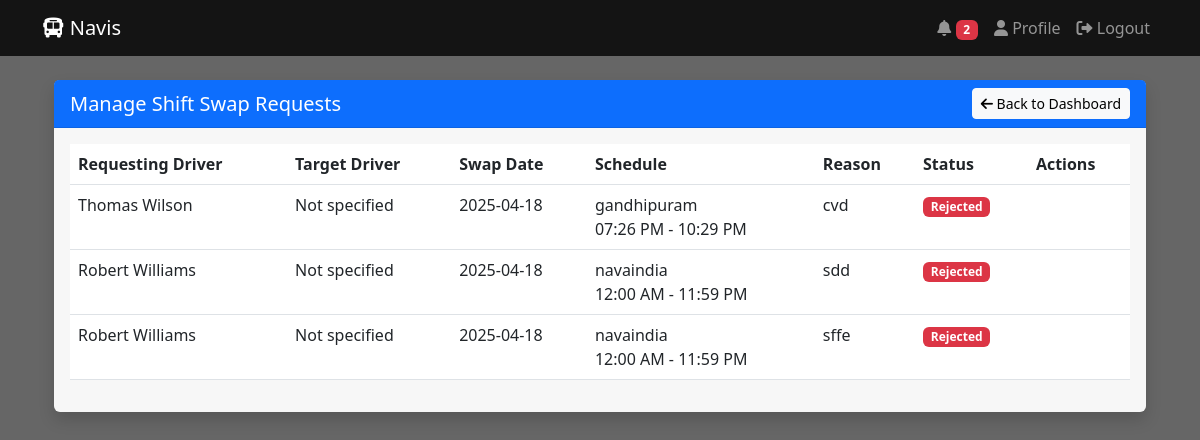
Screenshot of /manage-shift-swaps (signed in) with the database file from the repository.
### app.py (models this page shows)
class User(UserMixin, db.Model):
    id = db.Column(db.Integer, primary_key=True)
    username = db.Column(db.String(150), unique=True, nullable=False)
    password = db.Column(db.String(200), nullable=False)
    role = db.Column(db.String(20), nullable=False)  # admin or driver
    full_name = db.Column(db.String(200), nullable=False)
    email = db.Column(db.String(200), nullable=False)
    phone = db.Column(db.String(20), nullable=False)
    address = db.Column(db.Text)
    join_date = db.Column(db.DateTime, default=datetime.utcnow)
    last_login = db.Column(db.DateTime)
    is_active = db.Column(db.Boolean, default=True)
    profile_pic = db.Column(db.String(255))
    emergency_contact = db.Column(db.String(200))
    license_number = db.Column(db.String(100))
    license_expiry = db.Column(db.Date)

class Schedule(db.Model):
    id = db.Column(db.Integer, primary_key=True)
    date = db.Column(db.Date, nullable=False)
    start_time = db.Column(db.DateTime, nullable=False)
    end_time = db.Column(db.DateTime, nullable=False)
    route = db.Column(db.String(100), nullable=False)
    bus_number = db.Column(db.String(20), nullable=False)
    capacity = db.Column(db.Integer, nullable=False)
    assigned_driver = db.Column(db.String(150), db.ForeignKey('user.username'))
    is_peak_hour = db.Column(db.Boolean, default=False)
    schedule_type = db.Column(db.String(20), default='regular')
    created_by = db.Column(db.String(150), db.ForeignKey('user.username'))
    created_at = db.Column(db.DateTime, default=datetime.utcnow)
    last_modified = db.Column(db.DateTime, default=datetime.utcnow)
    status = db.Column(db.String(20), default='pending')  # pending, assigned, acknowledged, completed
    driver_acknowledged = db.Column(db.Boolean, default=False)
    acknowledgment_time = db.Column(db.DateTime)

class ShiftSwap(db.Model):
    id = db.Column(db.Integer, primary_key=True)
    requesting_driver = db.Column(db.String(150), db.ForeignKey('user.username'), nullable=False)
    target_driver = db.Column(db.String(150), db.ForeignKey('user.username'), nullable=True)
    schedule_id = db.Column(db.Integer, db.ForeignKey('schedule.id'), nullable=False)
    reason = db.Column(db.Text, nullable=False)
    status = db.Column(db.String(20), default='pending')  # pending, approved, rejected
    created_at = db.Column(db.DateTime, default=datetime.utcnow)
    admin_response = db.Column(db.Text)
    response_time = db.Column(db.DateTime)

### app.py (the view)
@app.route('/manage-shift-swaps')
@login_required
def manage_shift_swaps():
    if current_user.role != 'admin':
        flash('Access denied!', 'danger')
        return redirect(url_for('driver_dashboard'))
    swap_requests = ShiftSwap.query.order_by(ShiftSwap.created_at.desc()).all()
    swap_details = []
    for request in swap_requests:
        schedule = Schedule.query.get(request.schedule_id)
        requesting_driver = User.query.filter_by(username=request.requesting_driver).first()
        target_driver = User.query.filter_by(username=request.target_driver).first() if request.target_driver else None
        swap_details.append({
            'request': request,
            'schedule': schedule,
            'requesting_driver_rel': requesting_driver,
            'target_driver_rel': target_driver
        })
    return render_template('manage_shift_swaps.html',
                         swap_requests=swap_details)

### app.py (called while the page is built)
@login_manager.user_loader
def load_user(user_id):
    return User.query.get(int(user_id))

@app.context_processor
def inject_user():
    return dict(current_user=current_user)

@app.context_processor
def inject_notifications():
    unread_count = 0
    if current_user.is_authenticated:
        unread_count = Notification.query.filter_by(
            recipient_username=current_user.username,
            is_read=False
        ).count()
    return dict(unread_count=unread_count)

### templates/manage_shift_swaps.html (shortened to what this page needs)
{% extends "base.html" %}
{% block content %}
<div class="container mt-4">
    <div class="row">
        <div class="col-12">
            <div class="card shadow">
                <div class="card-header bg-primary text-white d-flex justify-content-between align-items-center">
                    <h5 class="mb-0">Manage Shift Swap Requests</h5>
                    <a href="{{ url_for('admin_dashboard') }}" class="btn btn-light btn-sm">
                        <i class="fas fa-arrow-left"></i> Back to Dashboard
                    </a>
                </div>
                <div class="card-body">
                    {% if swap_requests %}
                    <div class="table-responsive">
                        <table class="table table-hover">
                            <thead>
                                <tr>
                                    <th>Requesting Driver</th>
                                    <th>Target Driver</th>
                                    <th>Swap Date</th>
                                    <th>Schedule</th>
                                    <th>Reason</th>
                                    <th>Status</th>
                                    <th>Actions</th>
                                </tr>
                            </thead>
                            <tbody>
                                {% for swap in swap_requests %}
                                <tr>
                                    <td>{{ swap.requesting_driver_rel.full_name }}</td>
                                    <td>{{ swap.target_driver_rel.full_name if swap.target_driver_rel else 'Not specified' }}</td>
                                    <td>{{ swap.schedule.date.strftime('%Y-%m-%d') }}</td>
                                    <td>
                                        {{ swap.schedule.route }}<br>
                                        {{ swap.schedule.start_time.strftime('%I:%M %p') }} - {{ swap.schedule.end_time.strftime('%I:%M %p') }}
                                    </td>
                                    <td>{{ swap.request.reason }}</td>
                                    <td>
                                        <span class="badge bg-{{ 'warning' if swap.request.status == 'pending' else 'success' if swap.request.status == 'approved' else 'danger' }}">
                                            {{ swap.request.status|title }}
                                        </span>
                                    </td>
                                    <td>
                                    </td>
                                </tr>
                                {% endfor %}
                            </tbody>
                        </table>
                    </div>
                    {% else %}
                    <div class="alert alert-info">
                        No shift swap requests found.
                    </div>
                    {% endif %}
                </div>
            </div>
        </div>
    </div>
</div>
{% endblock %}

### rows the page displays
User: requesting_driver_rel.full_name "Thomas Wilson"
Schedule: schedule "2025-04-18", schedule.route "gandhipuram", schedule.start_time "07:26 PM", schedule.end_time "10:29 PM"
ShiftSwap: request.reason "cvd", request.status "Rejected"
User: requesting_driver_rel.full_name "Robert Williams" "Robert Williams"
Schedule: schedule "2025-04-18" "2025-04-18", schedule.route "navaindia" "navaindia", schedule.start_time "12:00 AM" "12:00 AM", schedule.end_time "11:59 PM" "11:59 PM"
ShiftSwap: request.reason "sdd", request.status "Rejected"
ShiftSwap: request.reason "sffe", request.status "Rejected"

### other values shown
{{ unread_count }} "2"
